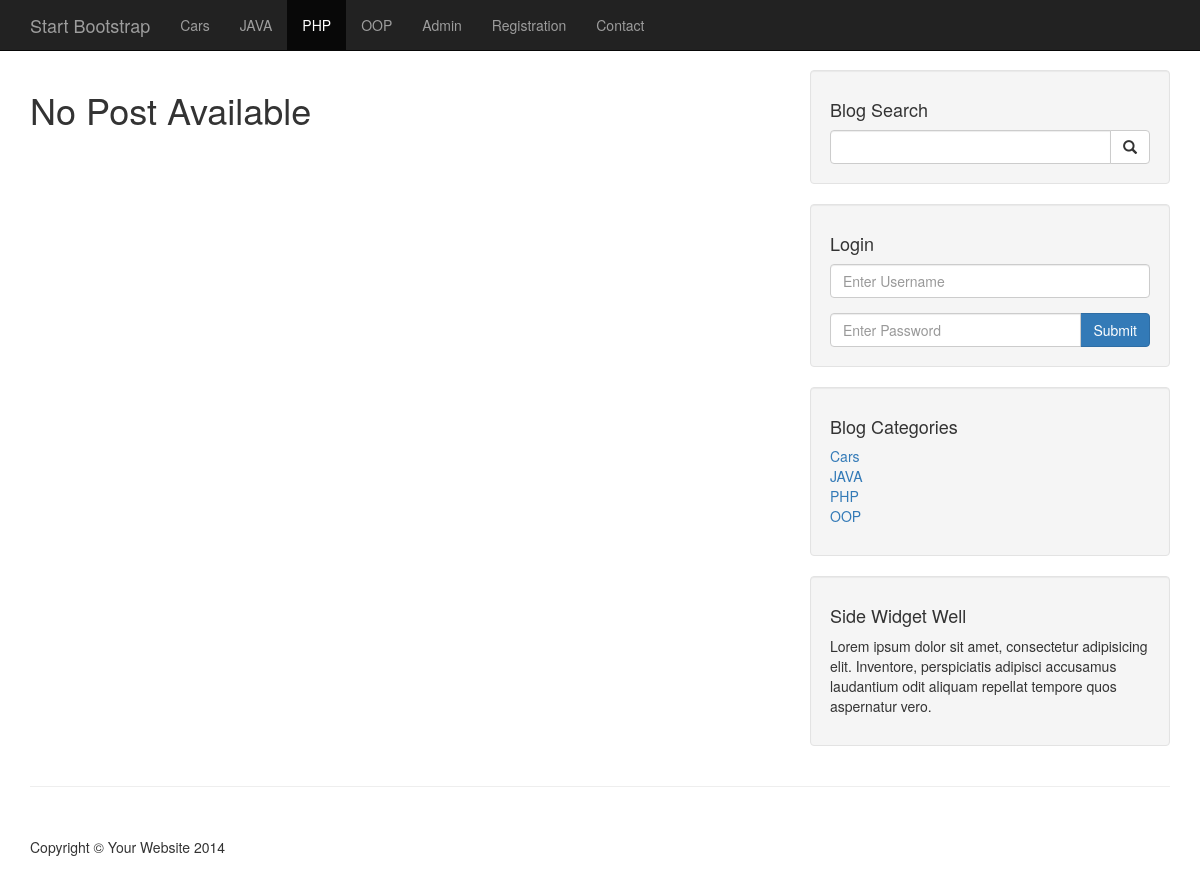
Page /category.php?category=43 on the earlier database version.
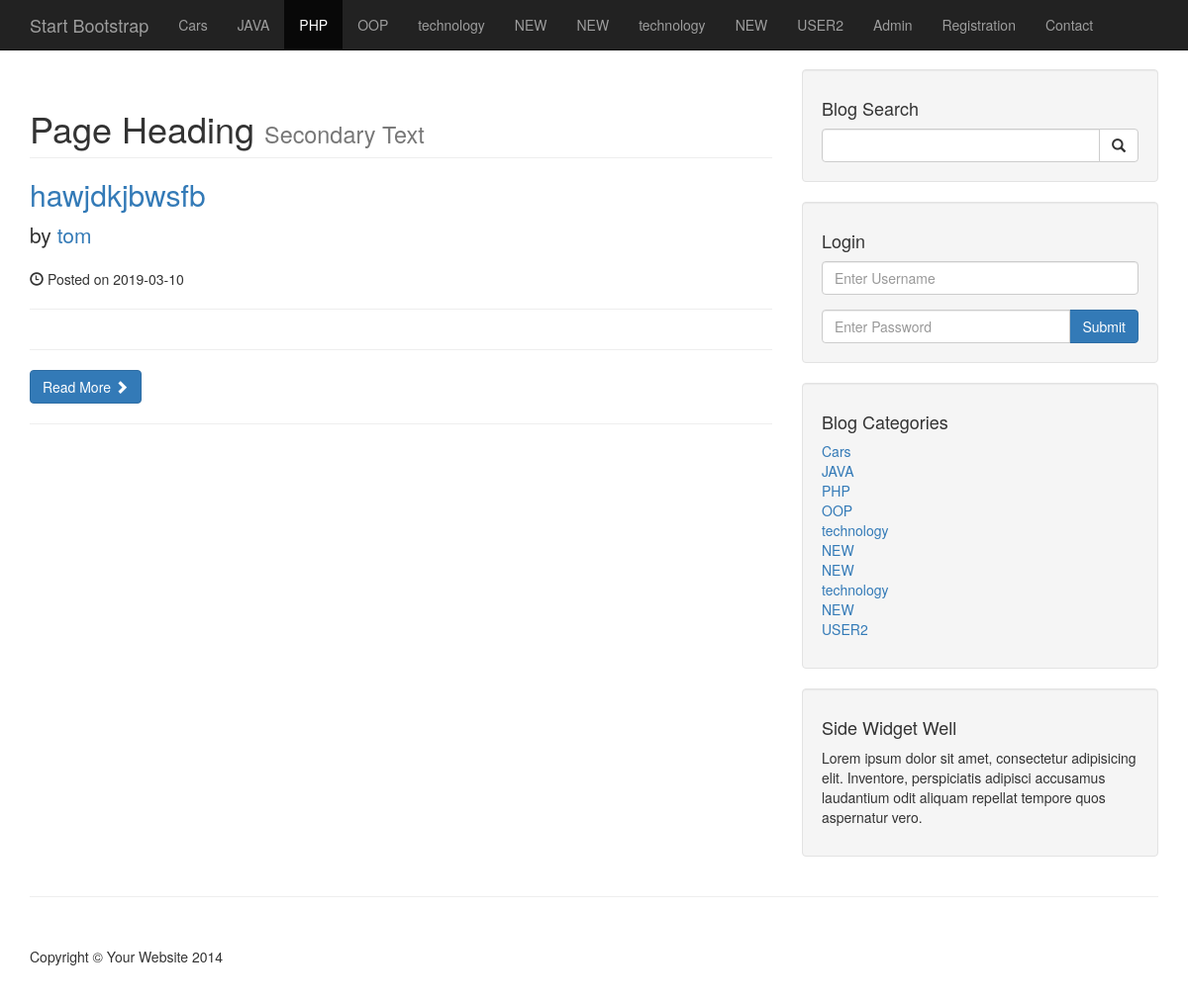
Same page on the later database version.
### tables this page shows
CREATE TABLE `categories` (
  `cat_id` int(3) NOT NULL,
  `user_id` int(11) NOT NULL,
  `cat_title` varchar(255) NOT NULL
);

CREATE TABLE `posts` (
  `post_id` int(3) NOT NULL,
  `post_category_id` int(3) NOT NULL,
  `user_id` int(10) NOT NULL,
  `post_title` varchar(255) NOT NULL,
  `post_author` varchar(255) NOT NULL,
  `post_date` date NOT NULL,
  `post_image` text NOT NULL,
  `post_content` text NOT NULL,
  `post_tags` varchar(255) NOT NULL,
  `post_comment_count` int(11) NOT NULL,
  `post_status` varchar(255) NOT NULL DEFAULT 'draft',
  `post_views_count` int(11) NOT NULL,
  `likes` int(11) NOT NULL
);

### category.php (the view, shortened to what the changed rows need)
<?php include "includes/header.php" ;?>
  <?php include "includes/navigation.php" ;?>
    <div class="container">
        <div class="row">
            <div class="col-md-8">
              <?php
                if(isset($_GET['category'])){
                    $post_category_id = $_GET['category'];
                if( is_admin($_SESSION['username'])) {
                    $query = "SELECT * FROM posts  WHERE post_category_id = $post_category_id ";
                }
                else{
                    $query = "SELECT * FROM posts WHERE post_category_id = $post_category_id AND post_status = 'published'";
                }
$select_all_posts_query = mysqli_query($connection , $query);
if(mysqli_num_rows($select_all_posts_query) < 1){
    echo "<h1>No Post Available</h1>";
}else{
            while($row = mysqli_fetch_assoc($select_all_posts_query))
            {
                $post_id = $row['post_id'];
                $post_title = $row['post_title'];
                 $post_author = $row['post_author'];
                 $post_date = $row['post_date'];
                ?>
                <h1 class="page-header">
                    Page Heading
                    <small>Secondary Text</small>
                </h1>
                <h2>
                    <a href="post.php?p_id=<?php echo $post_id ;?>"><?php echo $post_title; ?></a>
                </h2>
                <p class="lead">
                    by <a href="index.php"><?php echo $post_author; ?></a>
                </p>
                <p><span class="glyphicon glyphicon-time"></span> Posted on <?php echo $post_date; ?></p>
                <hr>
                <hr>
                <a class="btn btn-primary" href="#">Read More <span class="glyphicon glyphicon-chevron-right"></span></a>
                <hr>
            <?php  }
                }
            }
            else{
                header("Location:index.php");
            }?>
            </div>
            <?php include "includes/sidebar.php";?>
        </div>
<?php include "includes/footer.php";?>

### includes/navigation.php (shortened to what the changed rows need)
  <nav class="navbar navbar-inverse navbar-fixed-top" role="navigation">
        <div class="container">
            <div class="collapse navbar-collapse" id="bs-example-navbar-collapse-1">
                <ul class="nav navbar-nav ">
                <?php
                    $query = "SELECT * from categories";
$select_all_categories_query = mysqli_query($connection , $query);
            while($row = mysqli_fetch_assoc($select_all_categories_query))
            {
                $cat_title = $row['cat_title'];
                $cat_id    = $row['cat_id'];
                $category_class = '';
                $registration = 'registration.php';
                $contact = 'contact.php';
                $pageName = basename($_SERVER['PHP_SELF']);
                if(isset($_GET['category']) && $_GET['category'] == $cat_id){
                    $category_class = 'active';
                }else if($pageName == $registration){
                     $registration_class = 'active';
                }else if($pageName == $contact){
                     $contact_class = 'active';
                }
                echo"<li class='$category_class'><a href='category.php?category={$cat_id}'>{$cat_title}</a></li>";
            }
                ?>
                </ul>
            </div>
        </div>
    </nav>

### includes/sidebar.php (shortened to what the changed rows need)
<div class="col-md-4">
               <div class="well">
           <?php
               $query = "SELECT * from categories";
       $select_categories_sidebar= mysqli_query($connection , $query)
           ?>
                   <div class="row">
                       <div class="col-lg-12">
                           <ul class="list-unstyled">
           <?php
           while($row = mysqli_fetch_assoc($select_categories_sidebar))
           {
           $cat_title = $row['cat_title'];
           $cat_id = $row['cat_id'];
           echo"<li><a href='category.php?category=$cat_id'>{$cat_title}</a></li>";
           }
           ?>
                       </ul>
                       </div>
                   </div>
               </div>
           </div>

Differences in the rows shown:
added categories: cat_title "technology"
added categories: cat_title "NEW"
added categories: cat_title "NEW"
added categories: cat_title "technology"
added categories: cat_title "NEW"
added categories: cat_title "USER2"
now on this page (row edited): posts: post_title "hawjdkjbwsfb", post_author "tom", post_date "2019-03-10"
Other differences:
text no longer shown: "No Post Available"
